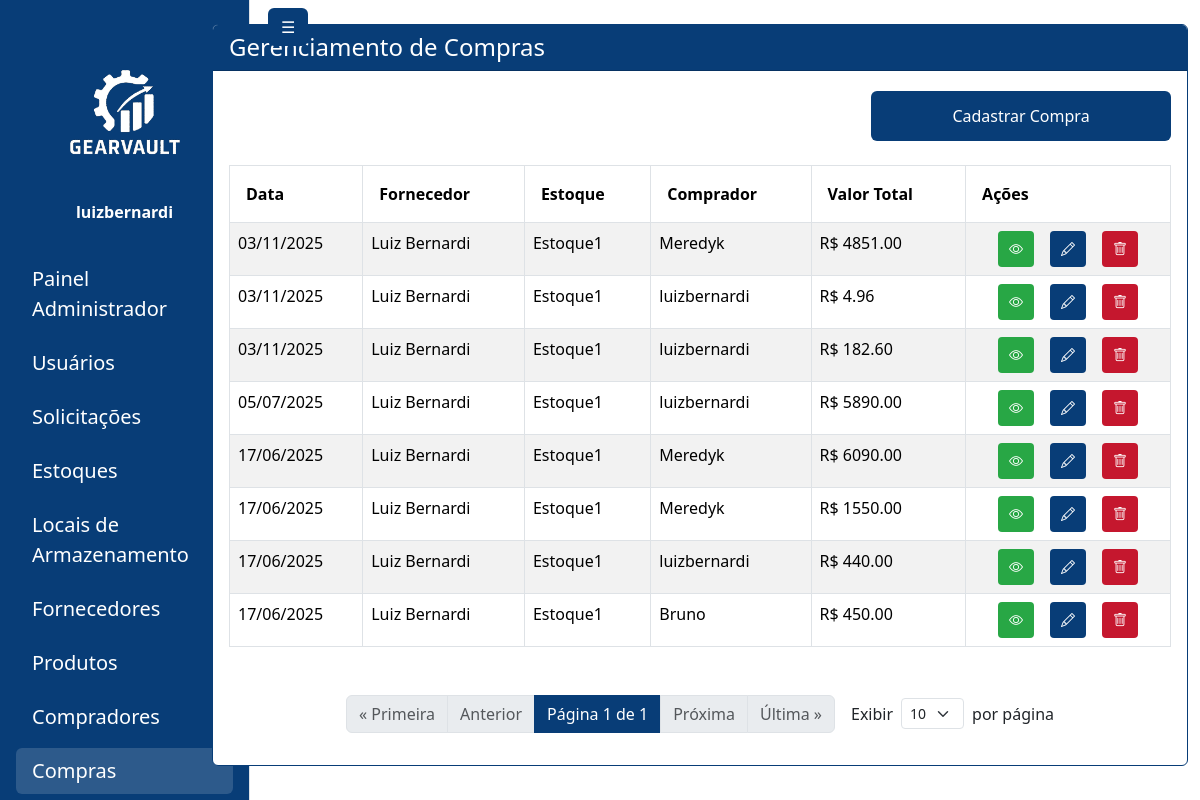
The page /administrador/compras/ (signed in) on the database its author committed.
### gearvault/models.py (models this page shows, shortened)
class Compra(models.Model):
    estoque = models.ForeignKey('Estoque', on_delete=models.PROTECT, related_name='compras')
    data = models.DateField(auto_now_add=True)
    fornecedor = models.ForeignKey(Fornecedor, on_delete=models.PROTECT)
    comprador = models.ForeignKey(Comprador, on_delete=models.PROTECT)
    invoice = models.FileField(upload_to='invoices/', blank=True, null=True)
    @property
    def valor_total(self):
        return sum(item.quantidade * item.valor_unitario for item in self.itens.all())

class Fornecedor(models.Model):
    nome = models.CharField(max_length=255)
    cnpj = models.CharField(  max_length=14, validators=[
        MinLengthValidator(14),
            MaxLengthValidator(14)
        ], blank=False, null=False)
    email = models.EmailField(blank=False, null=False)
    telefone = models.CharField(max_length=11,  validators=[
            MinLengthValidator(11),
            MaxLengthValidator(11)
        ], blank=False, null=False)
    endereco = models.ForeignKey(Endereco, on_delete=models.SET_NULL, blank=False, null=True)

class Estoque(models.Model):
    nome = models.CharField(max_length=255)
    descricao = models.TextField(blank=True, null=True)

class Comprador(models.Model):
    user = models.OneToOneField(get_user_model(), on_delete=models.CASCADE)

class ItemCompra(models.Model):
    compra = models.ForeignKey(
        Compra, on_delete=models.CASCADE, related_name='itens')
    produto = models.ForeignKey(Produto, on_delete=models.PROTECT)
    local = models.ForeignKey(LocalArmazenamento, on_delete=models.PROTECT)
    quantidade = models.PositiveIntegerField()
    valor_unitario = models.DecimalField(max_digits=10, decimal_places=2)
    class Meta:
        managed = True
        verbose_name = 'Item da Compra'
        verbose_name_plural = 'Itens da Compra'

### gearvault/views.py (the view, shortened to what this page needs)
# urls.py: path('compras/', views.admin_compra_list, name='admin_compra_list'),
@login_required
def admin_compra_list(request):
    if not request.user.is_authenticated or getattr(request.user.profile, 'role', None) != 'ADMIN':
        return redirect('login')
    per_page = int(request.GET.get('per_page', 10))
    compras = Compra.objects.select_related('estoque', 'fornecedor', 'comprador', 'comprador__user').prefetch_related('itens__produto', 'itens__local').order_by('-data')
    paginator = Paginator(compras, per_page)
    page_number = request.GET.get('page')
    compras_page = paginator.get_page(page_number)
    estoques = Estoque.objects.all()
    fornecedores = Fornecedor.objects.all()
    compradores = Comprador.objects.select_related('user').all()
    produtos = Produto.objects.all()
    locais = LocalArmazenamento.objects.select_related('estoque').all()
    context = {
        'sidebar_links': get_sidebar_links(request.user),
        'compras': compras_page,
        'estoques': estoques,
        'fornecedores': fornecedores,
        'compradores': compradores,
        'produtos': produtos,
        'locais': locais,
    }
    return render(request, 'pages/admin/compra_list.html', context)

### gearvault/views.py (called while the page is built, shortened)
def get_sidebar_links(user):
    role = getattr(user.profile, 'role', None)
    if role == 'ADMIN':
        return [
            {'url': '/administrador/painel/', 'label': 'Painel Administrador'},
            {'url': '/administrador/usuarios/', 'label': 'Usuários'},
            {'url': '/administrador/solicitacoes/', 'label': 'Solicitações'},
            {'url': '/administrador/estoques/', 'label': 'Estoques'},
            {'url': '/administrador/locais/', 'label': 'Locais de Armazenamento'},
            {'url': '/administrador/fornecedores/', 'label': 'Fornecedores'},
            {'url': '/administrador/produtos/', 'label': 'Produtos'},
            {'url': '/administrador/compradores/', 'label': 'Compradores'},
            {'url': '/administrador/compras/', 'label': 'Compras'},
        ]
    return []

### gearvault/templates/pages/admin/compra_list.html (shortened to what this page needs)
{% extends 'base.html' %}
{% load static %}
{% block content %}
<div class="container-fluid" id="main-content-panel">
  <div class="row">
    <div class="col-md-2" id="sidebar-panel">
      {% include 'sidebar.html' %}
    </div>
    <div class="col-md-10" id="painel-content">
      <div class="card mt-4 mb-4" style="border: 1px solid #083D77;">
        <div class="card-header text-white" style="background-color: #083D77;">
          <h4 class="mb-0">Gerenciamento de Compras</h4>
        </div>
        <div class="card-body">
          <div class="d-flex justify-content-end mt-1">
            <button class="btn text-white" style="width: 300px; height: 50px; background-color: #083D77;" data-bs-toggle="modal" data-bs-target="#adicionarCompraModal">
              Cadastrar Compra
            </button>
          </div>
          <table class="table table-striped table-bordered mt-4">
            <thead>
              <tr>
                <th class="py-3 px-3">Data</th>
                <th class="py-3 px-3">Fornecedor</th>
                <th class="py-3 px-3">Estoque</th>
                <th class="py-3 px-3">Comprador</th>
                <th class="py-3 px-3">Valor Total</th>
                <th class="py-3 px-3">Ações</th>
              </tr>
            </thead>
            <tbody>
            {% for compra in compras %}
              <tr>
                <td class="py-2">{{ compra.data|date:"d/m/Y" }}</td>
                <td class="py-2">{{ compra.fornecedor.nome }}</td>
                <td class="py-2">{{ compra.estoque.nome }}</td>
                <td class="py-2">{{ compra.comprador.user.get_full_name|default:compra.comprador.user.username }}</td>
                <td class="py-2">R$ {{ compra.valor_total|floatformat:2 }}</td>
                <td class="py-2">
                <div class="d-flex gap-3 justify-content-center">
                  <a href="{% url 'admin_compra_detalhes_pagina' compra.id %}" class="btn btn-sm d-inline-flex align-items-center justify-content-center text-white"
                    style="width: 36px; height: 36px; background-color: #28a745;"
                    title="Ver Detalhes">
                    <i class="bi bi-eye"></i>
                  </a>
                  <button class="btn btn-sm d-inline-flex align-items-center text-white justify-content-center"
                    style="width: 36px; height: 36px; background-color: #083D77;"
                    data-bs-toggle="modal"
                    data-bs-target="#editarCompraModal"
                    data-compra-id="{{ compra.id }}"
                    data-estoque-id="{{ compra.estoque.id }}"
                    data-fornecedor-id="{{ compra.fornecedor.id }}"
                    data-comprador-id="{{ compra.comprador.id }}"
                    title="Editar">
                    <i class="bi bi-pencil"></i>
                  </button>
                  <button class="btn btn-sm d-inline-flex align-items-center justify-content-center text-white"
                    style="width: 36px; height: 36px; background-color: #c5172e;"
                    data-bs-toggle="modal"
                    data-bs-target="#excluirCompraModal"
                    data-compra-id="{{ compra.id }}"
                    data-compra-info="Compra #{{ compra.id }} - {{ compra.fornecedor.nome }}"
                    title="Excluir">
                    <i class="bi bi-trash"></i>
                  </button>
                </div>
               </td>
              </tr>
            {% empty %}
              <tr><td colspan="7">Nenhuma compra encontrada.</td></tr>
            {% endfor %}
            </tbody>
          </table>
          <div class="d-flex justify-content-center align-items-center mb-3 mt-5">
            <nav aria-label="Navegação de página" class="d-flex justify-content-center mb-0">
              <ul class="pagination mb-0">
                {% if compras.number > 1 %}
                  <li class="page-item"><a class="page-link" href="?page=1{% if request.GET.per_page %}&per_page={{ request.GET.per_page }}{% endif %}">« Primeira</a></li>
                {% else %}
                  <li class="page-item disabled"><span class="page-link">« Primeira</span></li>
                {% endif %}
                {% if compras.has_previous %}
                  <li class="page-item"><a class="page-link" href="?page={{ compras.previous_page_number }}{% if request.GET.per_page %}&per_page={{ request.GET.per_page }}{% endif %}">Anterior</a></li>
                {% else %}
                  <li class="page-item disabled"><span class="page-link">Anterior</span></li>
                {% endif %}
                <li class="page-item disabled">
                  <span class="page-link text-white" style="background-color: #083D77; border-color: #083D77;">
                    Página {{ compras.number }} de {{ compras.paginator.num_pages }}
                  </span>
                </li>
                {% if compras.has_next %}
                  <li class="page-item"><a class="page-link" href="?page={{ compras.next_page_number }}{% if request.GET.per_page %}&per_page={{ request.GET.per_page }}{% endif %}">Próxima</a></li>
                {% else %}
                  <li class="page-item disabled"><span class="page-link">Próxima</span></li>
                {% endif %}
                {% if compras.number < compras.paginator.num_pages %}
                  <li class="page-item"><a class="page-link" href="?page={{ compras.paginator.num_pages }}{% if request.GET.per_page %}&per_page={{ request.GET.per_page }}{% endif %}">Última »</a></li>
                {% else %}
                  <li class="page-item disabled"><span class="page-link">Última »</span></li>
                {% endif %}
              </ul>
            </nav>
            <form method="get" class="d-flex align-items-center ms-3" style="gap: 0.5rem;">
              <label for="per_page" class="mb-0">Exibir</label>
              <select name="per_page" id="per_page" class="form-select form-select-sm w-auto" onchange="this.form.submit()">
                <option value="10" {% if compras.paginator.per_page == 10 %}selected{% endif %}>10</option>
              </select>
              <span>por página</span>
            </form>
          </div>
        </div>
      </div>
    </div>
  </div>
</div>
{% endblock %}

### templates/sidebar.html (shortened to what this page needs)
{% load static %}
<div id="sidebar" class="position-fixed top-0 start-0 vh-100 text-white d-flex flex-column pt-5 border-end" style="background-color: #083D77; width: 250px; transition: transform 0.3s ease;">
  <div class="text-center mb-4 pt-3">
    <img src="{% static 'assets/LogoGearvaultBranco.png' %}" alt="Logo GearVault" style="width: 120px;" class="mb-3" />
    <strong class="d-block">{{ user.username }}</strong>
  </div>
  <nav class="flex-grow-1">
    <ul class="nav flex-column px-3">
      {% if sidebar_links %}
        {% for link in sidebar_links %}
          <li class="nav-item mt-2">
            <a href="{{ link.url }}" class="nav-link text-white fs-5 rounded px-3 py-2 link-hover{% if request.path == link.url %} active-link{% endif %}">{{ link.label }}</a>
          </li>
        {% endfor %}
      {% else %}
        <li class="nav-item text-white px-3">Nenhum link disponível</li>
      {% endif %}
    </ul>
  </nav>
  <div class="mt-auto">
    <a href="{% url 'logout' %}" class="text-white d-block px-3 py-2 pb-3 text-decoration-none text-center"> Sair</a>
  </div>
</div>
<button id="toggleSidebarBtn" type="button" class="btn position-fixed top-0" style="background-color: #083D77;
  color: white; left: 260px; z-index: 1050; transition: left 0.3s ease; margin: 0.5rem;">☰</button>

### templates/sidebar.html (style rules this page uses)
.link-hover { transition: color 0.3s ease, background-color 0.3s ease; }
.link-hover:hover, .active-link { background-color: rgba(255, 255, 255, 0.15); text-decoration: none; }

### gearvault/templates/pages/admin/compra_list.html (style rules this page uses)
#painel-content { transition: width 0.3s cubic-bezier(0.4,0,0.2,1), margin-left 0.3s cubic-bezier(0.4,0,0.2,1); }
#sidebar-panel { transition: width 0.3s cubic-bezier(0.4,0,0.2,1), display 0.3s cubic-bezier(0.4,0,0.2,1); }

### rows shown on the page
Compra: data "03/11/2025", fornecedor.nome "Luiz Bernardi", estoque.nome "Estoque1", comprador.user.get_full_name "Meredyk", valor_total "4851.00"
Compra: data "03/11/2025", fornecedor.nome "Luiz Bernardi", estoque.nome "Estoque1", comprador.user.get_full_name "luizbernardi", valor_total "4.96"
Compra: data "03/11/2025", fornecedor.nome "Luiz Bernardi", estoque.nome "Estoque1", comprador.user.get_full_name "luizbernardi", valor_total "182.60"
Compra: data "05/07/2025", fornecedor.nome "Luiz Bernardi", estoque.nome "Estoque1", comprador.user.get_full_name "luizbernardi", valor_total "5890.00"
Compra: data "17/06/2025", fornecedor.nome "Luiz Bernardi", estoque.nome "Estoque1", comprador.user.get_full_name "Meredyk", valor_total "6090.00"
Compra: data "17/06/2025", fornecedor.nome "Luiz Bernardi", estoque.nome "Estoque1", comprador.user.get_full_name "Meredyk", valor_total "1550.00"
Compra: data "17/06/2025", fornecedor.nome "Luiz Bernardi", estoque.nome "Estoque1", comprador.user.get_full_name "luizbernardi", valor_total "440.00"
Compra: data "17/06/2025", fornecedor.nome "Luiz Bernardi", estoque.nome "Estoque1", comprador.user.get_full_name "Bruno", valor_total "450.00"

### other values the page prints
{{ user.username }} "luizbernardi"
{{ link.label }} "Painel Administrador" "Usuários" "Solicitações" "Estoques" "Locais de Armazenamento" "Fornecedores" "Produtos" "Compradores" "Compras"
{{ compras.number }} "1"
{{ compras.paginator.num_pages }} "1"
